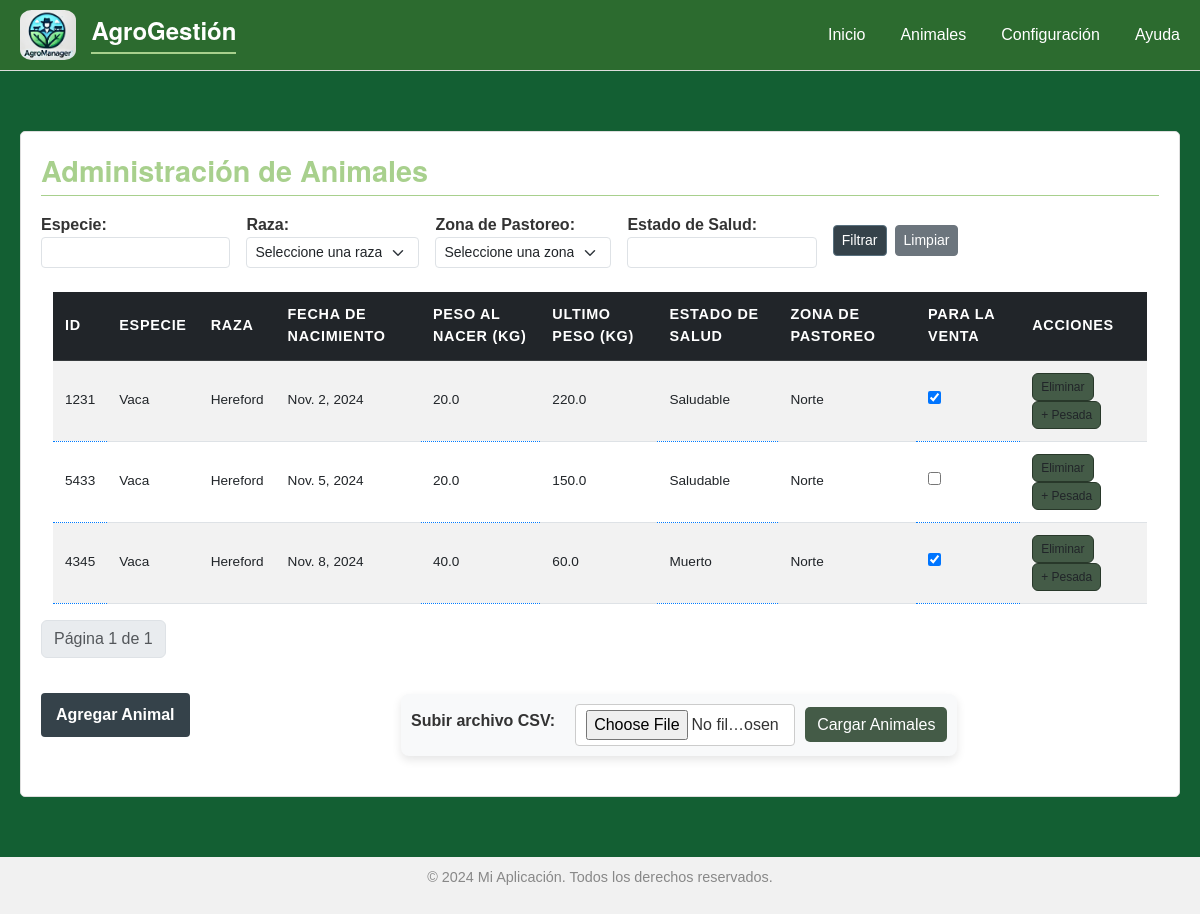
Page /admin_animales/ on the earlier database version.
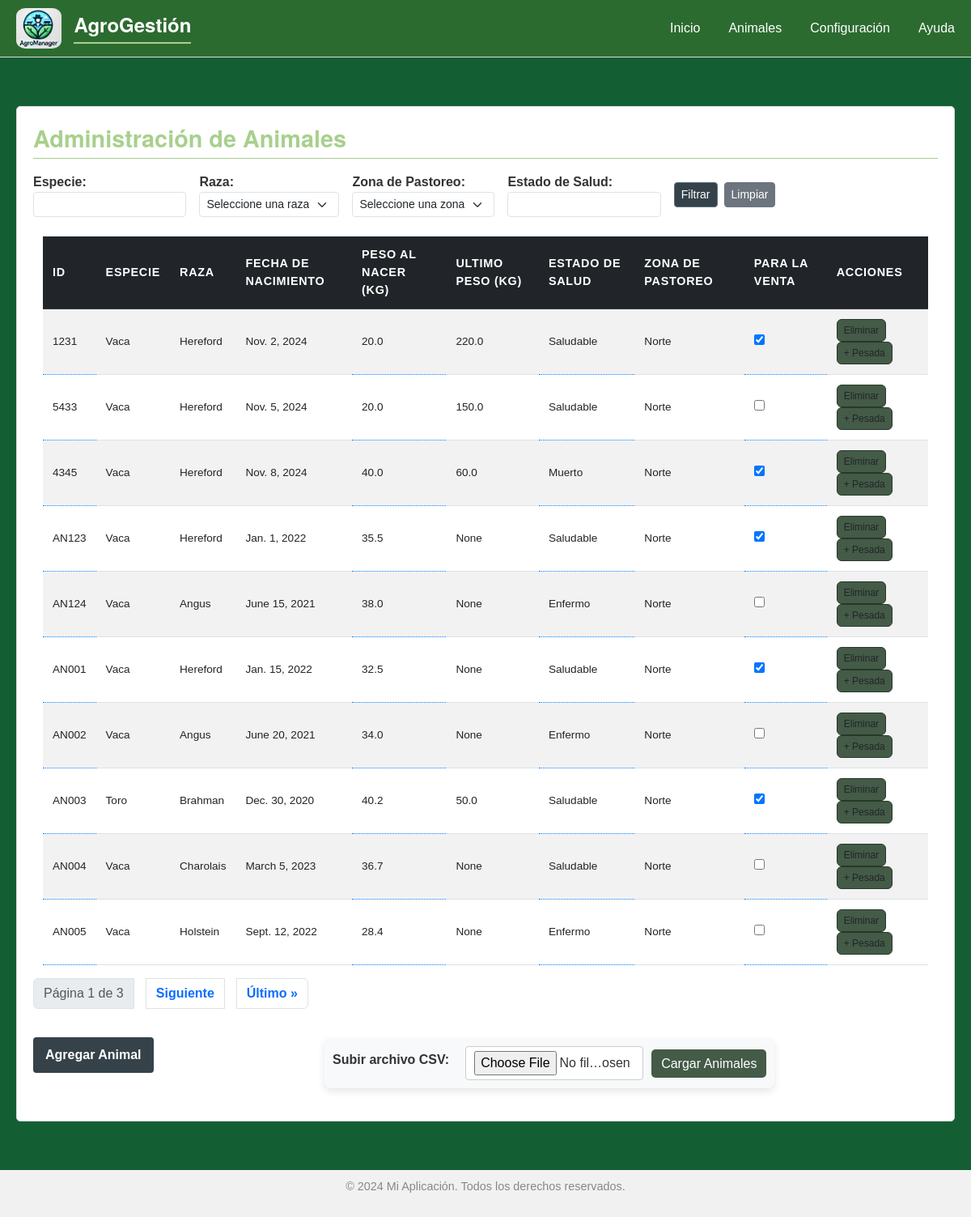
Same page on the later database version.
### ganaderia/models.py (models this page shows, shortened)
class Animal(models.Model):
    identifier = models.CharField(max_length=50, unique=True)  # Código de identificación único
    species = models.CharField(max_length=100)                 # Especie (vaca, toro, etc.)
    breed = models.ForeignKey('Breed', on_delete=models.SET_NULL, null=True)  # Relación a Breed
    birth_date = models.DateField()                            # Fecha de nacimiento
    birth_weight = models.FloatField(default=0)                          # Peso de nacimiento
    health_status = models.CharField(max_length=100)           # Estado de salud (Ej: "Saludable", "Enfermo")
    pasture_zone = models.ForeignKey('PastureZone', on_delete=models.SET_NULL, null=True)  # Zona de pastoreo actual
    is_for_sale = models.BooleanField(default=False)           # Para marcar animales listos para la venta
    date_added = models.DateTimeField(default=timezone.now)    # Fecha de registro
    def latest_weight(self):
        latest_record = self.weight_records.order_by('-date_recorded').first()
        return latest_record.weight if latest_record else None
    def latest_weight_recorded(self):
        latest_record = self.weight_records.order_by('-date_recorded').first()
        return latest_record.date_recorded if latest_record else None

class Breed(models.Model):
    name = models.CharField(max_length=100, unique=True)  # Nombre de la raza, único
    description = models.TextField(blank=True, null=True)  # Descripción opcional de la raza
    def __str__(self):
        return self.name

class WeightRecord(models.Model):
    animal = models.ForeignKey(Animal, related_name='weight_records', on_delete=models.CASCADE)  # Relación a Animal
    weight = models.FloatField()                           # Peso en kg
    date_recorded = models.DateField(default=timezone.now)  # Fecha del registro de peso

class PastureZone(models.Model):
    name = models.CharField(max_length=100)                   # Nombre de la zona
    area_size = models.FloatField(default=0)                           # Tamaño en hectáreas
    grazing_capacity = models.IntegerField(default=0)                  # Capacidad de pastoreo en número de animales
    current_animals = models.ManyToManyField(Animal, blank=True, related_name='zones')  # Animales actualmente en la zona
    is_active = models.BooleanField(default=True)             # Zona activa o en descanso
    def __str__(self):
        return self.name

### ganaderia/views.py (the view)
# urls.py: path('admin_animales/', admin_animales, name='admin_animales'),
def admin_animales(request):
    animals = Animal.objects.all()
    animal_filter = AnimalFilter(request.GET, queryset=Animal.objects.all())
    pasture_zones = PastureZone.objects.all()
    paginator = Paginator(animal_filter.qs, 10)  # Aplica el paginador al queryset filtrado
    page_number = request.GET.get('page')
    page_obj = paginator.get_page(page_number)
    breeds_list = Breed.objects.all()
    return render(request, 'admin_animales.html', {'animals_list': page_obj, 'breeds_list': breeds_list, 'page_obj': page_obj, 'filter': animal_filter, 'pasturezones': pasture_zones})

### ganaderia/templates/admin_animales.html (shortened to what this page needs)
{% extends "base.html" %}
{% block content %}
    <div class="panel-container">
            <section class="panel" id="animals-panel">
                  <h2>Administración de Animales</h2>
                  <div class="filters-container">
                    <form method="get" class="row row-cols-lg-auto g-3 align-items-center mb-4" id="filtros">
                        <div class="col-12 filter-item">
                            <label for="species" class="form-label mb-0 small">Especie:</label>
                            <input type="text" id="species" name="species" value="{{ species }}" class="form-control form-control-sm">
                        </div>
                        <div class="col-12 filter-item">
                            <label for="breed" class="form-label mb-0 small">Raza:</label>
                            <select id="breed" name="breed" class="form-select form-select-sm">
                                <option value="">Seleccione una raza</option>
                            </select>
                        </div>
                        <div class="col-12 filter-item">
                            <label for="pasture_zone" class="form-label mb-0 small">Zona de Pastoreo:</label>
                            <select id="pasture_zone" name="pasture_zone" class="form-select form-select-sm">
                                <option value="">Seleccione una zona</option>
                            </select>
                        </div>
                        <div class="col-12 filter-item">
                            <label for="health_status" class="form-label mb-0 small">Estado de Salud:</label>
                            <input type="text" id="health_status" name="health_status" value="{{ health_status }}" class="form-control form-control-sm">
                        </div>
                        <div class="col-12 d-flex gap-2 filter-item">
                            <button type="submit" class="btn btn-primary btn-sm">Filtrar</button>
                            <a href="{% url 'admin_animales' %}" class="btn btn-secondary btn-sm">Limpiar</a>
                        </div>
                    </form>
                </div>
                  <div id="list-animales">
                      <div class="container mt-4">
                          <div class="table-responsive">
                              <table class="table table-striped table-hover align-middle animal-grid" id="animalTable">
                                  <thead class="table-dark">
                                      <tr>
                                          <th>ID</th>
                                          <th>Especie</th>
                                          <th>Raza</th>
                                          <th>Fecha de Nacimiento</th>
                                          <th>Peso al nacer (kg)</th>
                                          <th>Ultimo Peso (kg)</th>
                                          <th>Estado de Salud</th>
                                          <th>Zona de Pastoreo</th>
                                          <th>Para la Venta</th>
                                          <th>Acciones</th>
                                      </tr>
                                  </thead>
                                  <tbody>
                                      {% for animal in animals_list%}
                                        <tr data-animal-id="{{ animal.id }}">
                                            <td class="editable" data-field="identifier">{{ animal.identifier }} </td>
                                            <td data-field="species">{{ animal.species }}</td>
                                            <td data-field="breed">{{ animal.breed }}</td>
                                            <td data-field="birth_date">{{ animal.birth_date }}</td>
                                            <td class="editable" data-field="birth_weight">{{ animal.birth_weight }}</td>
                                            <td data-field="latest_weight" title="{{animal.latest_weight_recorded}}">{{ animal.latest_weight }}</td>
                                            <td class="editable" data-field="health_status">{{ animal.health_status }}</td>
                                            <td data-field="pasture_zone">{{ animal.pasture_zone }}</td>
                                            <td class="editable" data-field="is_for_sale" data-animal-id="{{ animal.id }}">
                                                <input type="checkbox" class="sale-checkbox" {% if animal.is_for_sale %}checked{% endif %}>
                                            </td>
                                            <td>
                                                <button class="btn " onclick="confirmDelete({{ animal.id }})" >Eliminar</button>
                                                <button class="btn " onclick="toggleFormPeso({{ animal.id }})" >+ Pesada</button>
                                            </td>
                                        </tr>
                                      {% endfor %}
                                  </tbody>
                              </table>
                          </div>
                      </div>
                  </div>
                  <div class="pagination" id='paginator'>
                    <nav aria-label="Page navigation">
                        <ul class="pagination">
                            <li class="page-item disabled">
                                <span class="page-link">
                                    Página {{ page_obj.number }} de {{ page_obj.paginator.num_pages }}
                                </span>
                            </li>
                            {% if page_obj.has_next %}
                                <li class="page-item">
                                    <a class="page-link" href="?page={{ page_obj.next_page_number }}">Siguiente</a>
                                </li>
                                <li class="page-item">
                                    <a class="page-link" href="?page={{ page_obj.paginator.num_pages }}">Último &raquo;</a>
                                </li>
                            {% endif %}
                        </ul>
                    </nav>
                </div>
                <div class="button-container">
                    <button id="show-form-button" onclick="toggleForm()" class="add-animal-btn">Agregar Animal</button>
                    <form action="{% url 'carga_bulk_animales' %}" method="post" enctype="multipart/form-data" id="cargabulk" class="file-upload-form">
                        <div class="form-row">
                            <label for="file" class="form-label">Subir archivo CSV:</label>
                            <input type="file" id="file" name="file" accept=".csv" required class="form-input">
                            <button type="submit" class="btn btn-submit">Cargar Animales</button>
                        </div>
                    </form>
              </div>
            </section>
        </div>
{% endblock %}

### ganaderia/templates/base.html (shortened to what this page needs)
<!DOCTYPE html>{% load static %}
<html lang="en">
<head>
    <link rel="stylesheet" href="https://cdnjs.cloudflare.com/ajax/libs/font-awesome/5.15.4/css/all.min.css">
    <link
        rel="stylesheet"
        href="https://cdn.jsdelivr.net/npm/bootstrap@5.3.0/dist/css/bootstrap.min.css"
    >
    <link rel="stylesheet" href="{% static 'css/styles.css' %}">
</head>
<body>
    <header class="header">
        <div class="header-content">
            <div class="logo-title">
                <img src="{% static 'img/AgroLogo.jpg' %}" alt="Logo de AgroGestión" class="logo">
                <h1 class="header-title">AgroGestión</h1>
            </div>
            <nav class="header-nav">
                <ul class="nav-list">
                    <li><a href="{% url 'main' %}">Inicio</a></li>
                    <li><a href="{% url 'admin_animales' %}">Animales</a></li>
                    <li><a href="{% url 'settings' %}">Configuración</a></li>
                    <li><a href="{% url 'help' %}">Ayuda</a></li>
                </ul>
            </nav>
        </div>
    </header>
    <main>
        {% block content %}{% endblock %}
    </main>
    <footer>
        <p>&copy; 2024 Mi Aplicación. Todos los derechos reservados.</p>
    </footer>
</body>
</html>

### ganaderia/static/css/styles.css (style rules this page uses)
body { font-family: Arial, sans-serif; margin: 0; padding: 0; background-color: #135f33; color: #333; }
.header { background-color: #2c6b2f; padding: 10px 20px; border-bottom: 1px solid #ddd; }
.header-content { display: flex; align-items: center; justify-content: space-between; }
.logo-title { display: flex; align-items: center; }
.logo { height: 50px; margin-right: 15px; border-radius: 20%; }
.header-title { font-size: 24px; font-weight: bold; margin: 0; color: white; }
.header-nav .nav-list { display: flex; list-style: none; margin: 0; padding: 0; }
.header-nav .nav-list li { margin-left: 20px; }
.header-nav .nav-list a { text-decoration: none; color: #ffffff; font-weight: 500; }
h1, h2, h3, h4, h5, h6 { font-family: 'Helvetica Neue', Arial, sans-serif; font-weight: 600; }
h1 { font-size: 2.3em; line-height: 1.2; color: #ffffff; border-bottom: 2px solid #a8d08d; padding-bottom: 0.3em; margin-bottom: 0.8em; }
h2 { font-size: 1.8em; line-height: 1.3; color: #a8d08d; border-bottom: 1px solid #a8d08d; padding-bottom: 0.2em; margin-bottom: 0.6em; }
header h1 { margin: 0; font-size: 2rem; }
nav ul { list-style: none; padding: 0; display: flex; justify-content: center; gap: 15px; }
nav ul li a { color: #ffffff; text-decoration: none; font-weight: bold; }
.panel-container { display: flex; gap: 20px; max-width: 1200px; margin: 40px auto; padding: 20px; }
#animals-panel { padding: 20px; border: 1px solid #ddd; border-radius: 5px; background-color: #ffffff; }
#show-form-button { padding: 10px 15px; font-size: 1rem; background-color: #35424a; color: #ffffff; border: none; border-radius: 4px; cursor: pointer; transition: background-color 0.3s ease; margin-bottom: 20px; }
footer { text-align: center; padding: 10px; background-color: #f1f1f1; color: #888; font-size: 0.9rem; }
.animal-grid { font-size: 0.85rem; }
.animal-grid thead th { font-size: 0.9rem; text-transform: uppercase; letter-spacing: 0.05em; }
.animal-grid td, .animal-grid th { padding: 0.75rem; vertical-align: middle; }
.add-animal-btn { font-size: 0.8rem; padding: 4px 10px; color: #ffffff; border: none; border-radius: 4px; cursor: pointer; transition: background-color 0.3s ease, color 0.3s ease; }
.animal-grid td button { font-size: 0.75rem; padding: 4px 8px; background-color: #445b47; border: 1px solid #28382a; }
.add-animal-btn { background-color: #506c54; font-weight: bold; }
.button-container { display: flex; align-items: center; gap: 10px; flex-wrap: wrap; }
.btn-primary { background-color: #35424a; border-color: #58707e; color: #ffffff; }
.editable { background-color: #325d47; }
th { white-space: normal; padding: 8px 10px; font-size: 0.7em; text-align: left; }
thead { height: 30px; }
th, td { text-overflow: ellipsis; overflow: hidden; max-width: 180px; }
.file-upload-form { display: flex; flex-wrap: wrap; gap: 10px; align-items: center; justify-content: start; padding: 10px; background-color: #f8f9fa; border-radius: 8px; box-shadow: 0 4px 10px rgba(0, 0, 0, 0.1); max-width: 600px; margin: 20px auto; }
.form-row { display: flex; align-items: center; gap: 10px; }
.form-label { font-size: 1em; font-weight: bold; margin-right: 10px; }
.form-input { font-size: 1em; padding: 5px 10px; width: 220px; border: 1px solid #ccc; border-radius: 4px; background-color: #fff; }
.btn-submit { padding: 6px 12px; font-size: 1em; background-color: #445b47; color: white; border: none; border-radius: 5px; cursor: pointer; transition: background-color 0.3s ease; height: 35px; }

### ganaderia/templates/base.html (style rules this page uses)
.editable { cursor: pointer; border-bottom: 1px dotted #007bff; color: #007bff; }

### ganaderia/templates/admin_animales.html (style rules this page uses)
.form-control-sm { padding: 0.2rem; height: 1.5rem; font-size: 0.875rem; }

Differences in the rows shown:
added Animal: identifier "AN123", species "Vaca", breed "Hereford", birth_date "Jan. 1, 2022", birth_weight "35.5", latest_weight "None", health_status "Saludable", pasture_zone "Norte", is_for_sale "☑"
added Animal: identifier "AN124", species "Vaca", breed "Angus", birth_date "June 15, 2021", birth_weight "38.0", latest_weight "None", health_status "Enfermo", pasture_zone "Norte"
added Animal: identifier "AN001", species "Vaca", breed "Hereford", birth_date "Jan. 15, 2022", birth_weight "32.5", latest_weight "None", health_status "Saludable", pasture_zone "Norte", is_for_sale "☑"
added Animal: identifier "AN002", species "Vaca", breed "Angus", birth_date "June 20, 2021", birth_weight "34.0", latest_weight "None", health_status "Enfermo", pasture_zone "Norte"
added Animal: identifier "AN003", species "Toro", breed "Brahman", birth_date "Dec. 30, 2020", birth_weight "40.2", latest_weight "50.0", health_status "Saludable", pasture_zone "Norte", is_for_sale "☑"
added Animal: identifier "AN004", species "Vaca", breed "Charolais", birth_date "March 5, 2023", birth_weight "36.7", latest_weight "None", health_status "Saludable", pasture_zone "Norte"
added Animal: identifier "AN005", species "Vaca", breed "Holstein", birth_date "Sept. 12, 2022", birth_weight "28.4", latest_weight "None", health_status "Enfermo", pasture_zone "Norte"
Other differences:
{{ page_obj.paginator.num_pages }}: "1" → "3"
text now shown: "Siguiente Último »"
